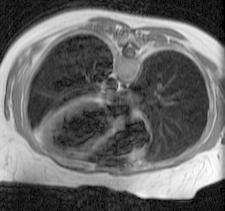
%> input picture chest.pgm, 225 x 211 px
$ octave --eval "result = script1('chest.pgm');"   (GNU Octave 9; MATLAB toolbox functions it lacks are replaced by stand-ins)
%> lines starting %> are read from the running program, lines starting %| are printed output that depends on the picture
function [Fx, Fy] = script1(image)
%> called with image = 'chest.pgm'
I = imread(image);
%> I is the input picture: size 211x225 uint8; min 0, max 255, mean 102.4
F = im2double(I);
hx = [-1, 0, 1]; % x derivative
hy = [-1 ;0  ;1]; % y derivative

Fx = imfilter(F,hx,'replicate','conv');
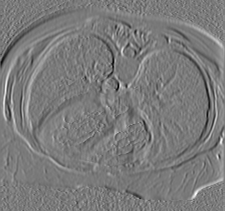
%> Fx: size 211x225 double; min -0.525, max 0.565, mean 0.00187; drawn with min black and max white
Fy = imfilter(F,hy, 'replicate', 'conv');
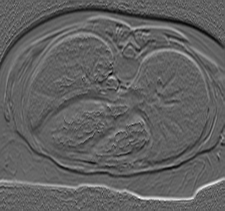
%> Fy: size 211x225 double; min -0.416, max 0.671, mean -2.59e-05; drawn with min black and max white

h2 = [0,1,0;1,1,1;0,1,0]; %Dilation
F3 = imdilate(F,h2); %Dilation
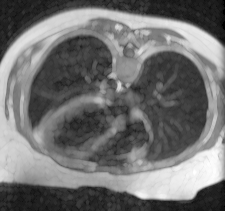
%> F3: size 211x225 double; min 0, max 1, mean 0.44


subplot(4,4,1), imshow(image);
xlabel('input')

subplot(4,4,2), imshow(Fx);
xlabel('x derivative')

subplot(4,4,3), imshow(Fy);
xlabel('y derivative')

subplot(4,4,4), imshow(F3);
xlabel('dilation')

subplot(4,4,5), imshow(imnoise(I,'Gaussian',0.1, 0.1));
xlabel('w/ Gaussian noise w/ mean = 0.1, variance =0.1')

subplot(4,4,6), imshow(imnoise(Fx,'Gaussian',0.1, 0.1));
xlabel('w/ Gaussian noise w/ mean = 0.1, variance =0.1')

subplot(4,4,7), imshow(imnoise(Fy,'Gaussian',0.1, 0.1));
xlabel('w/ Gaussian noise w/ mean = 0.1, variance =0.1')

subplot(4,4,8), imshow(imnoise(F3,'Gaussian',0.1, 0.1));
xlabel('w/ Gaussian noise w/ mean = 0.1, variance =0.1')

subplot(4,4,9), imshow(imnoise(I,'Gaussian',0.1, 0.01));
xlabel('w/ Gaussian noise w/ mean = 0.1, variance =0.01')

subplot(4,4,10), imshow(imnoise(Fx,'Gaussian',0.1, 0.01));
xlabel('w/ Gaussian noise w/ mean = 0.1, variance =0.01')

subplot(4,4,11), imshow(imnoise(Fy,'Gaussian',0.1, 0.01));
xlabel('w/ Gaussian noise w/ mean = 0.1, variance =0.01')

subplot(4,4,12), imshow(imnoise(F3,'Gaussian',0.1, 0.01));
%> after `imshow(imnoise(F3,'Gaussian',0.1, 0.01))`:
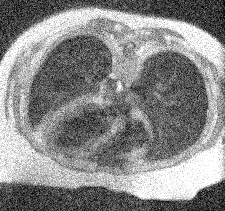
%> displayed picture: size 211x225, on the screen's scale of 0 to 255; min 0, max 255, mean 136.8
xlabel('w/ Gaussian noise w/ mean = 0.1, variance =0.01')

subplot(4,4,13), imshow(imnoise(I,'Gaussian',0.1, 0.001));
xlabel('w/ Gaussian noise w/ mean = 0.1, variance =0.001')

subplot(4,4,14), imshow(imnoise(Fx,'Gaussian',0.1, 0.001));
%> after `imshow(imnoise(Fx,'Gaussian',0.1, 0.001))`:
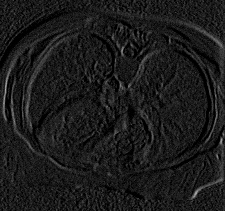
%> displayed picture: size 211x225, on the screen's scale of 0 to 255; min 0, max 174, mean 27
xlabel('w/ Gaussian noise w/ mean = 0.1, variance =0.001')

subplot(4,4,15), imshow(imnoise(Fy,'Gaussian',0.1, 0.001));
%> after `imshow(imnoise(Fy,'Gaussian',0.1, 0.001))`:
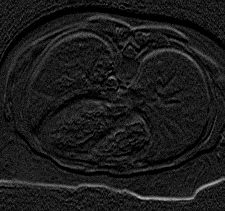
%> displayed picture: size 211x225, on the screen's scale of 0 to 255; min 0, max 196, mean 27.1
xlabel('w/ Gaussian noise w/ mean = 0.1, variance =0.001')

subplot(4,4,16), imshow(imnoise(F3,'Gaussian',0.1, 0.001));
%> after `imshow(imnoise(F3,'Gaussian',0.1, 0.001))`:
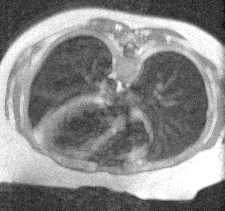
%> displayed picture: size 211x225, on the screen's scale of 0 to 255; min 9, max 255, mean 137.4
xlabel('w/ Gaussian noise w/ mean = 0.1, variance =0.001')

end
